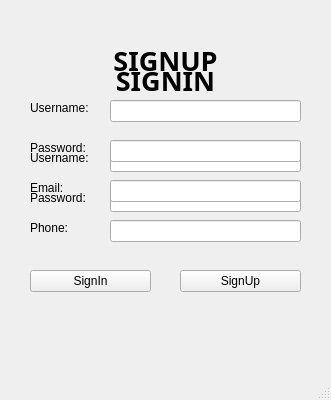
<?xml version="1.0" encoding="UTF-8"?>
<ui version="4.0">
 <class>LoginWindow</class>
 <widget class="QMainWindow" name="LoginWindow">
  <property name="geometry">
   <rect>
    <x>0</x>
    <y>0</y>
    <width>331</width>
    <height>400</height>
   </rect>
  </property>
  <property name="windowTitle">
   <string>Agenda</string>
  </property>
  <widget class="QWidget" name="centralwidget">
   <property name="layoutDirection">
    <enum>Qt::LeftToRight</enum>
   </property>
   <widget class="QPushButton" name="signup">
    <property name="geometry">
     <rect>
      <x>180</x>
      <y>270</y>
      <width>121</width>
      <height>22</height>
     </rect>
    </property>
    <property name="text">
     <string>SignUp</string>
    </property>
   </widget>
   <widget class="QWidget" name="loginwidget" native="true">
    <property name="enabled">
     <bool>true</bool>
    </property>
    <property name="geometry">
     <rect>
      <x>20</x>
      <y>20</y>
      <width>291</width>
      <height>241</height>
     </rect>
    </property>
    <widget class="QLabel" name="label">
     <property name="geometry">
      <rect>
       <x>10</x>
       <y>130</y>
       <width>71</width>
       <height>16</height>
      </rect>
     </property>
     <property name="text">
      <string>Username:</string>
     </property>
    </widget>
    <widget class="QLabel" name="label_2">
     <property name="geometry">
      <rect>
       <x>10</x>
       <y>170</y>
       <width>71</width>
       <height>16</height>
      </rect>
     </property>
     <property name="text">
      <string>Password:</string>
     </property>
    </widget>
    <widget class="QLineEdit" name="password">
     <property name="geometry">
      <rect>
       <x>90</x>
       <y>170</y>
       <width>191</width>
       <height>22</height>
      </rect>
     </property>
    </widget>
    <widget class="QLineEdit" name="username">
     <property name="geometry">
      <rect>
       <x>90</x>
       <y>130</y>
       <width>191</width>
       <height>22</height>
      </rect>
     </property>
    </widget>
    <widget class="QLabel" name="label_3">
     <property name="geometry">
      <rect>
       <x>30</x>
       <y>30</y>
       <width>231</width>
       <height>61</height>
      </rect>
     </property>
     <property name="font">
      <font>
       <family>Purisa</family>
       <pointsize>20</pointsize>
       <weight>75</weight>
       <bold>true</bold>
      </font>
     </property>
     <property name="layoutDirection">
      <enum>Qt::LeftToRight</enum>
     </property>
     <property name="text">
      <string>SIGNIN</string>
     </property>
     <property name="alignment">
      <set>Qt::AlignCenter</set>
     </property>
    </widget>
   </widget>
   <widget class="QWidget" name="signupwidget" native="true">
    <property name="geometry">
     <rect>
      <x>20</x>
      <y>20</y>
      <width>291</width>
      <height>241</height>
     </rect>
    </property>
    <widget class="QLabel" name="label_4">
     <property name="geometry">
      <rect>
       <x>30</x>
       <y>10</y>
       <width>231</width>
       <height>61</height>
      </rect>
     </property>
     <property name="font">
      <font>
       <family>Purisa</family>
       <pointsize>20</pointsize>
       <weight>75</weight>
       <bold>true</bold>
      </font>
     </property>
     <property name="layoutDirection">
      <enum>Qt::LeftToRight</enum>
     </property>
     <property name="text">
      <string>SIGNUP</string>
     </property>
     <property name="alignment">
      <set>Qt::AlignCenter</set>
     </property>
    </widget>
    <widget class="QLabel" name="label_5">
     <property name="geometry">
      <rect>
       <x>10</x>
       <y>80</y>
       <width>71</width>
       <height>16</height>
      </rect>
     </property>
     <property name="text">
      <string>Username:</string>
     </property>
    </widget>
    <widget class="QLineEdit" name="upUsername">
     <property name="geometry">
      <rect>
       <x>90</x>
       <y>80</y>
       <width>191</width>
       <height>22</height>
      </rect>
     </property>
    </widget>
    <widget class="QLabel" name="label_6">
     <property name="geometry">
      <rect>
       <x>10</x>
       <y>120</y>
       <width>71</width>
       <height>16</height>
      </rect>
     </property>
     <property name="text">
      <string>Password:</string>
     </property>
    </widget>
    <widget class="QLabel" name="label_7">
     <property name="geometry">
      <rect>
       <x>10</x>
       <y>200</y>
       <width>71</width>
       <height>16</height>
      </rect>
     </property>
     <property name="text">
      <string>Phone:</string>
     </property>
    </widget>
    <widget class="QLabel" name="label_8">
     <property name="geometry">
      <rect>
       <x>10</x>
       <y>160</y>
       <width>71</width>
       <height>16</height>
      </rect>
     </property>
     <property name="text">
      <string>Email:</string>
     </property>
    </widget>
    <widget class="QLineEdit" name="upPass">
     <property name="geometry">
      <rect>
       <x>90</x>
       <y>120</y>
       <width>191</width>
       <height>22</height>
      </rect>
     </property>
    </widget>
    <widget class="QLineEdit" name="email">
     <property name="geometry">
      <rect>
       <x>90</x>
       <y>160</y>
       <width>191</width>
       <height>22</height>
      </rect>
     </property>
    </widget>
    <widget class="QLineEdit" name="phone">
     <property name="geometry">
      <rect>
       <x>90</x>
       <y>200</y>
       <width>191</width>
       <height>22</height>
      </rect>
     </property>
    </widget>
   </widget>
   <widget class="QPushButton" name="pushButton">
    <property name="geometry">
     <rect>
      <x>30</x>
      <y>270</y>
      <width>121</width>
      <height>22</height>
     </rect>
    </property>
    <property name="text">
     <string>SignIn</string>
    </property>
   </widget>
   <zorder>loginwidget</zorder>
   <zorder>signup</zorder>
   <zorder>signupwidget</zorder>
   <zorder>pushButton</zorder>
  </widget>
  <widget class="QMenuBar" name="menubar">
   <property name="geometry">
    <rect>
     <x>0</x>
     <y>0</y>
     <width>331</width>
     <height>19</height>
    </rect>
   </property>
  </widget>
  <widget class="QStatusBar" name="statusbar"/>
 </widget>
 <resources/>
 <connections/>
</ui>
